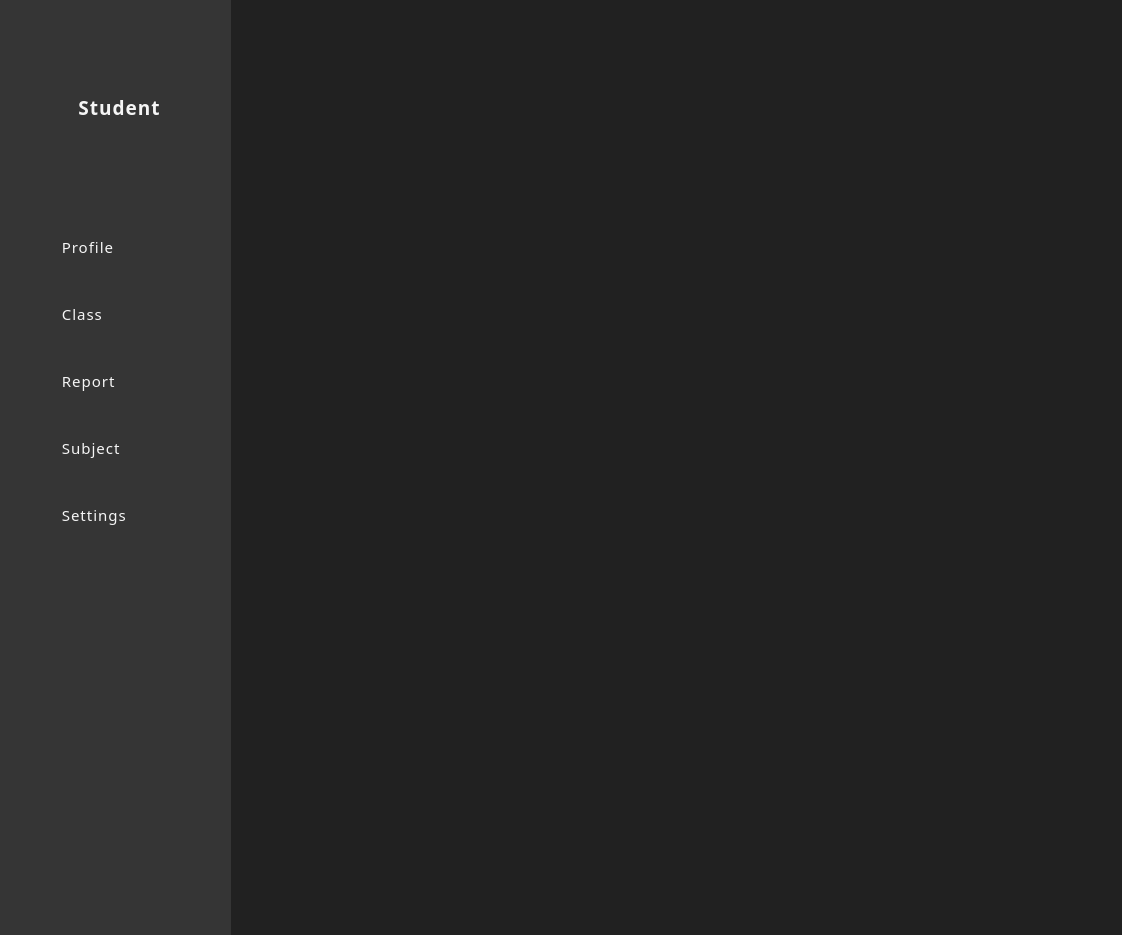
<?xml version="1.0" encoding="UTF-8"?>
<ui version="4.0">
 <class>MainForm</class>
 <widget class="QWidget" name="MainForm">
  <property name="geometry">
   <rect>
    <x>0</x>
    <y>0</y>
    <width>1122</width>
    <height>935</height>
   </rect>
  </property>
  <property name="sizePolicy">
   <sizepolicy hsizetype="Preferred" vsizetype="Preferred">
    <horstretch>0</horstretch>
    <verstretch>0</verstretch>
   </sizepolicy>
  </property>
  <property name="minimumSize">
   <size>
    <width>1122</width>
    <height>935</height>
   </size>
  </property>
  <property name="maximumSize">
   <size>
    <width>1122</width>
    <height>935</height>
   </size>
  </property>
  <property name="font">
   <font>
    <family>Segoe UI Semilight</family>
    <pointsize>12</pointsize>
   </font>
  </property>
  <property name="windowTitle">
   <string>Student &amp; Teacher Management</string>
  </property>
  <property name="windowIcon">
   <iconset>
    <normalon>../images/logo/SVG/author_logo.svg</normalon>
   </iconset>
  </property>
  <property name="accessibleName">
   <string>MainForm</string>
  </property>
  <property name="layoutDirection">
   <enum>Qt::LeftToRight</enum>
  </property>
  <property name="autoFillBackground">
   <bool>false</bool>
  </property>
  <property name="styleSheet">
   <string notr="true">background-color:rgb(33, 33, 33);</string>
  </property>
  <widget class="QWidget" name="widget" native="true">
   <property name="geometry">
    <rect>
     <x>-20</x>
     <y>0</y>
     <width>251</width>
     <height>941</height>
    </rect>
   </property>
   <property name="minimumSize">
    <size>
     <width>251</width>
     <height>941</height>
    </size>
   </property>
   <property name="styleSheet">
    <string notr="true">background-color:rgb(53, 53, 53);
border-radius:5px;
</string>
   </property>
   <widget class="QWidget" name="layoutWidget">
    <property name="geometry">
     <rect>
      <x>20</x>
      <y>0</y>
      <width>239</width>
      <height>551</height>
     </rect>
    </property>
    <layout class="QVBoxLayout" name="vertical_menu_layout">
     <property name="spacing">
      <number>5</number>
     </property>
     <property name="sizeConstraint">
      <enum>QLayout::SetMinimumSize</enum>
     </property>
     <property name="leftMargin">
      <number>5</number>
     </property>
     <property name="topMargin">
      <number>5</number>
     </property>
     <property name="rightMargin">
      <number>5</number>
     </property>
     <property name="bottomMargin">
      <number>5</number>
     </property>
     <item alignment="Qt::AlignHCenter|Qt::AlignVCenter">
      <widget class="QLabel" name="menu_title">
       <property name="minimumSize">
        <size>
         <width>229</width>
         <height>151</height>
        </size>
       </property>
       <property name="font">
        <font>
         <family>Segoe UI Semibold</family>
         <pointsize>14</pointsize>
         <weight>75</weight>
         <bold>true</bold>
        </font>
       </property>
       <property name="styleSheet">
        <string notr="true">color:whitesmoke;
text-align:left;
letter-spacing: 1px;
padding:10px;
margin:10px auto;</string>
       </property>
       <property name="text">
        <string>Student</string>
       </property>
       <property name="alignment">
        <set>Qt::AlignCenter</set>
       </property>
       <property name="wordWrap">
        <bool>true</bool>
       </property>
       <property name="margin">
        <number>0</number>
       </property>
       <property name="indent">
        <number>0</number>
       </property>
      </widget>
     </item>
     <item>
      <widget class="QPushButton" name="dsh_database_menu_button">
       <property name="minimumSize">
        <size>
         <width>229</width>
         <height>60</height>
        </size>
       </property>
       <property name="font">
        <font>
         <family>Segoe UI Semilight</family>
         <pointsize>11</pointsize>
        </font>
       </property>
       <property name="cursor">
        <cursorShape>PointingHandCursor</cursorShape>
       </property>
       <property name="mouseTracking">
        <bool>true</bool>
       </property>
       <property name="styleSheet">
        <string notr="true">color:whitesmoke;
padding:10px auto;
margin:10px;
text-align:left;
letter-spacing:1px</string>
       </property>
       <property name="text">
        <string>  Profile</string>
       </property>
       <property name="icon">
        <iconset>
         <normalon>../images/icon/SVG/person.svg</normalon>
        </iconset>
       </property>
       <property name="iconSize">
        <size>
         <width>25</width>
         <height>25</height>
        </size>
       </property>
       <property name="flat">
        <bool>true</bool>
       </property>
       <attribute name="buttonGroup">
        <string notr="true">menu_button</string>
       </attribute>
      </widget>
     </item>
     <item>
      <widget class="QPushButton" name="dsh_account_menu_button_4">
       <property name="minimumSize">
        <size>
         <width>229</width>
         <height>60</height>
        </size>
       </property>
       <property name="font">
        <font>
         <family>Segoe UI Semilight</family>
         <pointsize>11</pointsize>
        </font>
       </property>
       <property name="cursor">
        <cursorShape>PointingHandCursor</cursorShape>
       </property>
       <property name="mouseTracking">
        <bool>true</bool>
       </property>
       <property name="styleSheet">
        <string notr="true">color:whitesmoke;
padding:10px auto;
margin:10px;
text-align:left;
letter-spacing:1px</string>
       </property>
       <property name="text">
        <string>  Class</string>
       </property>
       <property name="icon">
        <iconset>
         <normalon>../images/icon/Person.svg</normalon>
        </iconset>
       </property>
       <property name="flat">
        <bool>true</bool>
       </property>
       <attribute name="buttonGroup">
        <string notr="true">menu_button</string>
       </attribute>
      </widget>
     </item>
     <item>
      <widget class="QPushButton" name="dsh_teacher_menu_button_2">
       <property name="minimumSize">
        <size>
         <width>229</width>
         <height>60</height>
        </size>
       </property>
       <property name="font">
        <font>
         <family>Segoe UI Semilight</family>
         <pointsize>11</pointsize>
        </font>
       </property>
       <property name="cursor">
        <cursorShape>PointingHandCursor</cursorShape>
       </property>
       <property name="mouseTracking">
        <bool>true</bool>
       </property>
       <property name="styleSheet">
        <string notr="true">color:whitesmoke;
padding:10px auto;
margin:10px;
text-align:left;
letter-spacing:1px</string>
       </property>
       <property name="text">
        <string>  Report</string>
       </property>
       <property name="icon">
        <iconset>
         <normalon>../images/icon/Person.svg</normalon>
        </iconset>
       </property>
       <property name="flat">
        <bool>true</bool>
       </property>
      </widget>
     </item>
     <item>
      <widget class="QPushButton" name="dsh_teacher_menu_button">
       <property name="minimumSize">
        <size>
         <width>229</width>
         <height>60</height>
        </size>
       </property>
       <property name="font">
        <font>
         <family>Segoe UI Semilight</family>
         <pointsize>11</pointsize>
        </font>
       </property>
       <property name="cursor">
        <cursorShape>PointingHandCursor</cursorShape>
       </property>
       <property name="mouseTracking">
        <bool>true</bool>
       </property>
       <property name="styleSheet">
        <string notr="true">color:whitesmoke;
padding:10px auto;
margin:10px;
text-align:left;
letter-spacing:1px</string>
       </property>
       <property name="text">
        <string>  Subject</string>
       </property>
       <property name="icon">
        <iconset>
         <normalon>../images/icon/Person.svg</normalon>
        </iconset>
       </property>
       <property name="flat">
        <bool>true</bool>
       </property>
       <attribute name="buttonGroup">
        <string notr="true">menu_button</string>
       </attribute>
      </widget>
     </item>
     <item>
      <widget class="QPushButton" name="dsh_settings_menu_button">
       <property name="minimumSize">
        <size>
         <width>229</width>
         <height>60</height>
        </size>
       </property>
       <property name="font">
        <font>
         <family>Segoe UI Semilight</family>
         <pointsize>11</pointsize>
        </font>
       </property>
       <property name="cursor">
        <cursorShape>PointingHandCursor</cursorShape>
       </property>
       <property name="mouseTracking">
        <bool>true</bool>
       </property>
       <property name="styleSheet">
        <string notr="true">color:whitesmoke;
padding:10px auto;
margin:10px;
text-align:left;
letter-spacing:1px</string>
       </property>
       <property name="text">
        <string>  Settings</string>
       </property>
       <property name="icon">
        <iconset>
         <normalon>../images/icon/Person.svg</normalon>
        </iconset>
       </property>
       <property name="flat">
        <bool>true</bool>
       </property>
       <attribute name="buttonGroup">
        <string notr="true">menu_button</string>
       </attribute>
      </widget>
     </item>
    </layout>
    <zorder>menu_title</zorder>
    <zorder>dsh_settings_menu_button</zorder>
    <zorder>dsh_teacher_menu_button</zorder>
    <zorder>dsh_database_menu_button</zorder>
    <zorder>dsh_account_menu_button_4</zorder>
    <zorder>dsh_teacher_menu_button_2</zorder>
   </widget>
  </widget>
 </widget>
 <resources/>
 <connections/>
 <buttongroups>
  <buttongroup name="menu_button"/>
 </buttongroups>
</ui>
